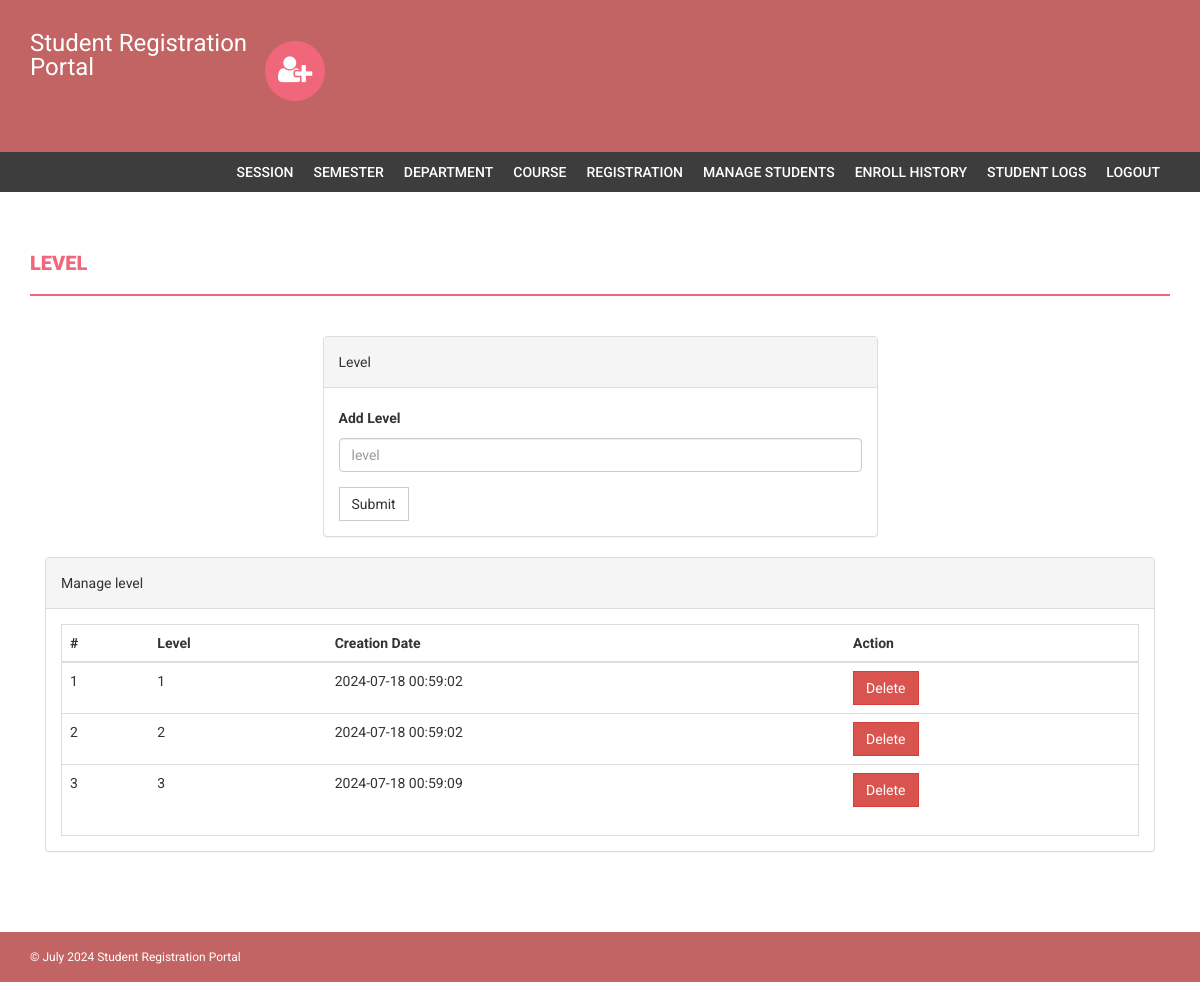
Page /admin/level.php (signed in) on the committed database.
### tables this page shows
CREATE TABLE `level` (
  `id` int(11) NOT NULL,
  `level` varchar(255) DEFAULT NULL,
  `creationDate` timestamp NULL DEFAULT current_timestamp()
);

### admin/level.php (the view, shortened to what this page needs)
<?php
if(strlen($_SESSION['alogin'])==0)
    {
header('location:index.php');
}
else{
?>
<!DOCTYPE html>
<html xmlns="http://www.w3.org/1999/xhtml">
<head>
    <link href="assets/css/bootstrap.css" rel="stylesheet" />
    <link href="assets/css/font-awesome.css" rel="stylesheet" />
    <link href="assets/css/style.css" rel="stylesheet" />
</head>
<body>
<?php include('includes/header.php');?>
<?php if($_SESSION['alogin']!="")
{
 include('includes/menubar.php');
}
 ?>
    <div class="content-wrapper">
        <div class="container">
              <div class="row">
                    <div class="col-md-12">
                        <h1 class="page-head-line">Level  </h1>
                    </div>
                </div>
                <div class="row" >
                  <div class="col-md-3"></div>
                    <div class="col-md-6">
                        <div class="panel panel-default">
                        <div class="panel-heading">
                           Level
                        </div>
                        <div class="panel-body">
                       <form name="level" method="post">
   <div class="form-group">
    <label for="department">Add Level  </label>
    <input type="text" class="form-control" id="level" name="level" placeholder="level" required />
  </div>
 <button type="submit" name="submit" class="btn btn-default">Submit</button>
</form>
                            </div>
                            </div>
                    </div>
                </div>
                <div class="col-md-12">
                    <div class="panel panel-default">
                        <div class="panel-heading">
                            Manage level
                        </div>
                        <div class="panel-body">
                            <div class="table-responsive table-bordered">
                                <table class="table">
                                    <thead>
                                        <tr>
                                            <th>#</th>
                                            <th>Level</th>
                                            <th>Creation Date</th>
                                            <th>Action</th>
                                        </tr>
                                    </thead>
                                    <tbody>
<?php
$sql=mysqli_query($con,"select * from level");
$cnt=1;
while($row=mysqli_fetch_array($sql))
{
?>
                                        <tr>
                                            <td><?php echo $cnt;?></td>
                                            <td><?php echo htmlentities($row['level']);?></td>
                                            <td><?php echo htmlentities($row['creationDate']);?></td>
                                            <td>
  <a href="level.php?id=<?php echo $row['id']?>&del=delete" onClick="return confirm('Are you sure you want to delete?')">
                                            <button class="btn btn-danger">Delete</button>
</a>
                                            </td>
                                        </tr>
<?php
$cnt++;
} ?>
                                    </tbody>
                                </table>
                            </div>
                        </div>
                    </div>
                </div>
            </div>
        </div>
  <?php include('includes/footer.php');?>
</body>
</html>
<?php } ?>

### admin/assets/css/style.css (style rules this page uses)
body { font-family: 'Roboto', sans-serif; line-height: 30px; }
.content-wrapper { margin-top: 40px; min-height: 600px; padding-bottom: 60px; }
.page-head-line { font-weight: 900; padding-bottom: 20px; border-bottom: 2px solid #F0677C; text-transform: uppercase; color: #F0677C; font-size: 20px; margin-bottom: 40px; }
.btn { border-radius: 0px; -webkit-border-radius: 0px; -moz-border-radius: 0px; }

### rows in the picture
level: level "1", creationDate "2024-07-18 00:59:02"
level: level "2", creationDate "2024-07-18 00:59:02"
level: level "3", creationDate "2024-07-18 00:59:09"
